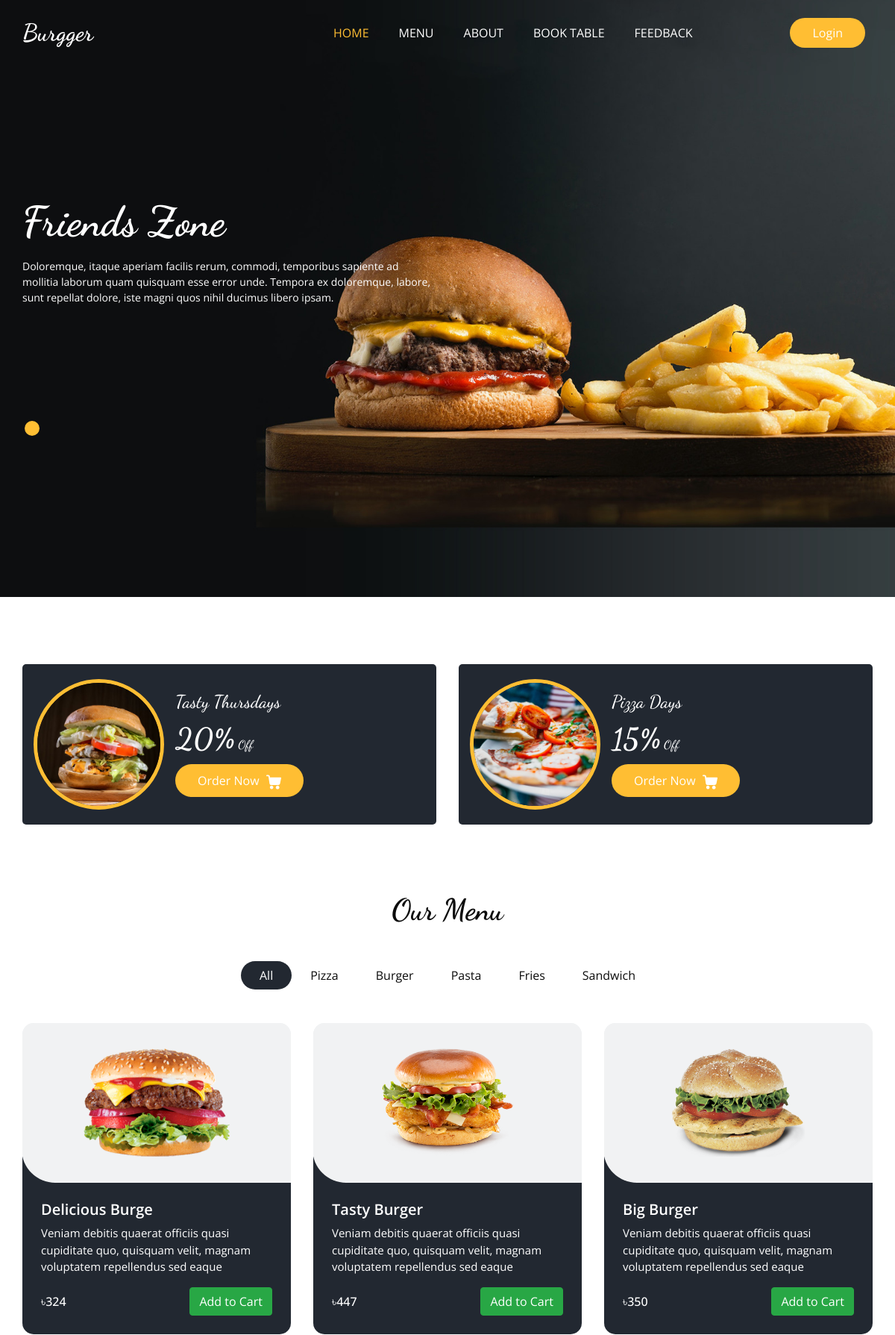
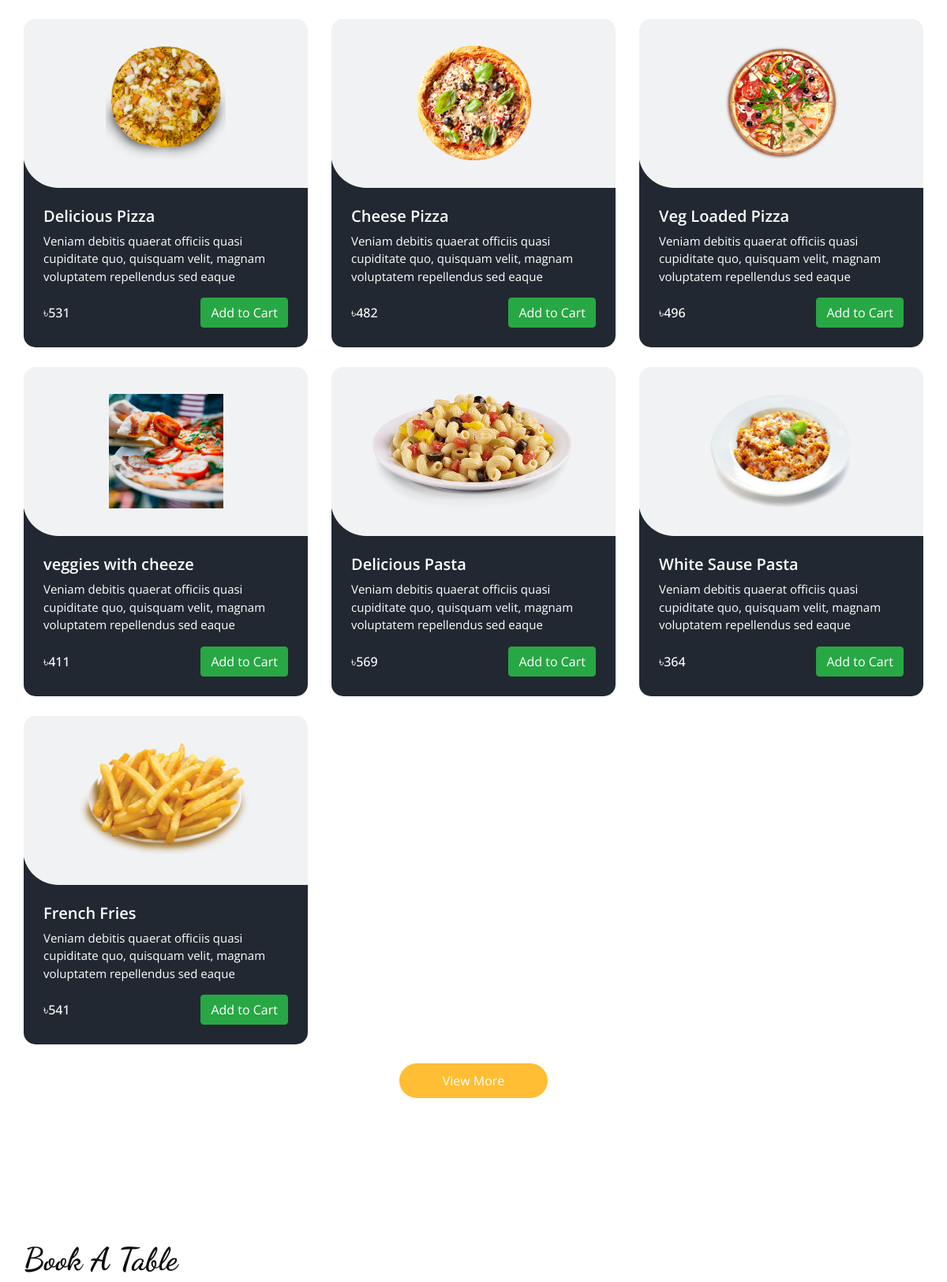
The page / (upper part) on the database its author committed (2 pictures, top to bottom).
### Base_App/models.py (models this page shows, shortened)
class ItemList(models.Model):
    Category_name = models.CharField(max_length=15)
    def __str__(self):
        return self.Category_name

class Items(models.Model):
    Item_name = models.CharField(max_length=40)
    description = models.TextField(blank=False)
    Price = models.IntegerField()
    Category = models.ForeignKey(ItemList, related_name='Name', on_delete=models.CASCADE)
    Image = models.ImageField(upload_to='items/')

### Base_App/views.py (the view)
# urls.py: path('', HomeView, name='Home'),
def HomeView(request):
    items = Items.objects.all()  # Fetch from DB
    categories = ItemList.objects.all()
    reviews = Feedback.objects.all().order_by('-id')[:5]
    return render(request, 'home.html', {
        'items': items,
        'list': categories,
        'review': reviews
    })

### Template/home.html (shortened to what this page needs)
{% extends "base.html" %}
{% block home_status %}active{% endblock home_status %}
{% load static %}
{% block slider %}
    <section class="slider_section ">
      <div id="customCarousel1" class="carousel slide" data-ride="carousel">
        <div class="carousel-inner">
          <div class="carousel-item active">
            <div class="container ">
              <div class="row">
                <div class="col-md-7 col-lg-6 ">
                  <div class="detail-box">
                    <h1>
                      Friends Zone
                    </h1>
                    <p>
                      Doloremque, itaque aperiam facilis rerum, commodi, temporibus sapiente ad mollitia laborum quam quisquam esse error unde. Tempora ex doloremque, labore, sunt repellat dolore, iste magni quos nihil ducimus libero ipsam.
                    </p>
                  </div>
                </div>
              </div>
            </div>
          </div>
        </div>
        <div class="container">
          <ol class="carousel-indicators">
            <li data-target="#customCarousel1" data-slide-to="0" class="active"></li>
          </ol>
        </div>
      </div>
    </section>
    {% endblock slider %}
{% block main %}
  <section class="offer_section layout_padding-bottom">
    <div class="offer_container">
      <div class="container ">
        <div class="row">
          <div class="col-md-6  ">
            <div class="box ">
              <div class="img-box">
                <img src="{% static 'images/o1.jpg' %}" alt="">
              </div>
              <div class="detail-box">
                <h5>
                  Tasty Thursdays
                </h5>
                <h6>
                  <span>20%</span> Off
                </h6>
                <a href="">
                  Order Now
                </a>
              </div>
            </div>
          </div>
          <div class="col-md-6  ">
            <div class="box ">
              <div class="img-box">
                <img src="{% static 'images/o2.jpg' %}" alt="">
              </div>
              <div class="detail-box">
                <h5>
                  Pizza Days
                </h5>
                <h6>
                  <span>15%</span> Off
                </h6>
                <a href="">
                  Order Now
                </a>
              </div>
            </div>
          </div>
        </div>
      </div>
    </div>
  </section>
<section class="food_section layout_padding-bottom">
  <div class="container">
    <div class="heading_container heading_center">
      <h2>Our Menu</h2>
    </div>
    <ul class="filters_menu">
      <li class="active" data-filter="*">All</li>
      {% for i in list %}
      <li data-filter=".{{ i.Category_name }}">{{ i.Category_name }}</li>
      {% endfor %}
    </ul>
    <div class="filters-content">
      <div class="row grid">
        {% for j in items %}
        <div class="col-sm-6 col-lg-4 all {{ j.Category }}">
          <div class="box">
            <div>
              <div class="img-box">
                <img src="/media/{{ j.Image }}" alt="{{ j.Item_name }}">
              </div>
              <div class="detail-box">
                <h5>{{ j.Item_name }}</h5>
                <p>{{ j.description }}</p>
                <div class="options">
                  <h6>৳{{ j.Price }}</h6>
                  <button class="btn btn-success add-to-cart"
                          data-item-id="{{ j.id }}"
                          data-item-name="{{ j.Item_name }}"
                          data-item-price="{{ j.Price }}">
                    Add to Cart
                  </button>
                </div>
              </div>
            </div>
          </div>
        </div>
        {% endfor %}
      </div>
    </div>
    <div class="btn-box text-center mt-4">
      <a href="#" class="btn btn-primary">View More</a>
    </div>
  </div>
</section>
<section class="book_section layout_padding">
  <div class="container">
    <div class="heading_container">
      <h2>Book A Table</h2>
    </div>
  </div>
</section>
{% endblock main %}

### Static/css/responsive.css (style rules this page uses)
@media (min-width: 1200px) { .container { max-width: 1170px; } }

### rows shown on the page
ItemList: Category_name "Pizza"
ItemList: Category_name "Burger"
ItemList: Category_name "Pasta"
ItemList: Category_name "Fries"
ItemList: Category_name "Sandwich"
Items: Image (picture), Item_name "Delicious Burge", description "Veniam debitis quaerat officiis quasi cupiditate quo, quisquam velit, magnam voluptatem repellendus sed eaque", Price "324"
Items: Image (picture), Item_name "Tasty Burger", description "Veniam debitis quaerat officiis quasi cupiditate quo, quisquam velit, magnam voluptatem repellendus sed eaque", Price "447"
Items: Image (picture), Item_name "Big Burger", description "Veniam debitis quaerat officiis quasi cupiditate quo, quisquam velit, magnam voluptatem repellendus sed eaque", Price "350"
Items: Image (picture), Item_name "Delicious Pizza", description "Veniam debitis quaerat officiis quasi cupiditate quo, quisquam velit, magnam voluptatem repellendus sed eaque", Price "531"
Items: Image (picture), Item_name "Cheese Pizza", description "Veniam debitis quaerat officiis quasi cupiditate quo, quisquam velit, magnam voluptatem repellendus sed eaque", Price "482"
Items: Image (picture), Item_name "Veg Loaded Pizza", description "Veniam debitis quaerat officiis quasi cupiditate quo, quisquam velit, magnam voluptatem repellendus sed eaque", Price "496"
Items: Image (picture), Item_name "veggies with cheeze", description "Veniam debitis quaerat officiis quasi cupiditate quo, quisquam velit, magnam voluptatem repellendus sed eaque", Price "411"
Items: Image (picture), Item_name "Delicious Pasta", description "Veniam debitis quaerat officiis quasi cupiditate quo, quisquam velit, magnam voluptatem repellendus sed eaque", Price "569"
Items: Image (picture), Item_name "White Sause Pasta", description "Veniam debitis quaerat officiis quasi cupiditate quo, quisquam velit, magnam voluptatem repellendus sed eaque", Price "364"
Items: Image (picture), Item_name "French Fries", description "Veniam debitis quaerat officiis quasi cupiditate quo, quisquam velit, magnam voluptatem repellendus sed eaque", Price "541"
